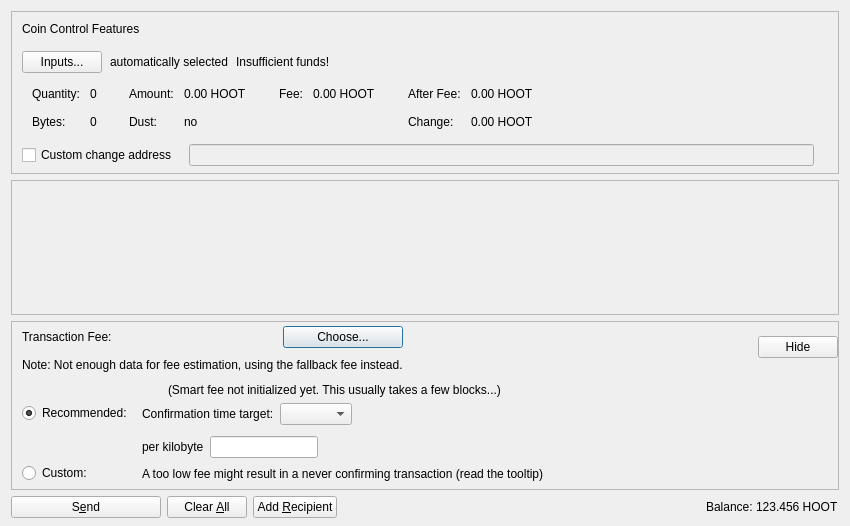
<?xml version="1.0" encoding="UTF-8"?>
<ui version="4.0">
 <class>SendCoinsDialog</class>
 <widget class="QDialog" name="SendCoinsDialog">
  <property name="geometry">
   <rect>
    <x>0</x>
    <y>0</y>
    <width>850</width>
    <height>526</height>
   </rect>
  </property>
  <property name="windowTitle">
   <string>Send Coins</string>
  </property>
  <layout class="QVBoxLayout" name="verticalLayout" stretch="0,1,0,0">
   <property name="bottomMargin">
    <number>8</number>
   </property>
   <item>
    <widget class="QFrame" name="frameCoinControl">
     <property name="sizePolicy">
      <sizepolicy hsizetype="Expanding" vsizetype="Expanding">
       <horstretch>0</horstretch>
       <verstretch>0</verstretch>
      </sizepolicy>
     </property>
     <property name="maximumSize">
      <size>
       <width>16777215</width>
       <height>16777215</height>
      </size>
     </property>
     <property name="frameShape">
      <enum>QFrame::StyledPanel</enum>
     </property>
     <property name="frameShadow">
      <enum>QFrame::Sunken</enum>
     </property>
     <layout class="QVBoxLayout" name="verticalLayoutCoinControl2">
      <property name="spacing">
       <number>0</number>
      </property>
      <property name="leftMargin">
       <number>0</number>
      </property>
      <property name="topMargin">
       <number>0</number>
      </property>
      <property name="rightMargin">
       <number>0</number>
      </property>
      <property name="bottomMargin">
       <number>6</number>
      </property>
      <item>
       <layout class="QVBoxLayout" name="verticalLayoutCoinControl" stretch="0,0,0,0,1">
        <property name="spacing">
         <number>0</number>
        </property>
        <property name="leftMargin">
         <number>10</number>
        </property>
        <property name="topMargin">
         <number>10</number>
        </property>
        <item>
         <layout class="QHBoxLayout" name="horizontalLayoutCoinControl1">
          <property name="bottomMargin">
           <number>15</number>
          </property>
          <item>
           <widget class="QLabel" name="labelCoinControlFeatures">
            <property name="sizePolicy">
             <sizepolicy hsizetype="Preferred" vsizetype="Maximum">
              <horstretch>0</horstretch>
              <verstretch>0</verstretch>
             </sizepolicy>
            </property>
            <property name="text">
             <string>Coin Control Features</string>
            </property>
           </widget>
          </item>
         </layout>
        </item>
        <item>
         <layout class="QHBoxLayout" name="horizontalLayoutCoinControl2" stretch="0,0,0,0">
          <property name="spacing">
           <number>8</number>
          </property>
          <property name="bottomMargin">
           <number>10</number>
          </property>
          <item>
           <widget class="QPushButton" name="pushButtonCoinControl">
            <property name="styleSheet">
             <string notr="true"/>
            </property>
            <property name="text">
             <string>Inputs...</string>
            </property>
            <property name="autoDefault">
             <bool>false</bool>
            </property>
           </widget>
          </item>
          <item>
           <widget class="QLabel" name="labelCoinControlAutomaticallySelected">
            <property name="text">
             <string>automatically selected</string>
            </property>
            <property name="margin">
             <number>5</number>
            </property>
           </widget>
          </item>
          <item>
           <widget class="QLabel" name="labelCoinControlInsuffFunds">
            <property name="text">
             <string>Insufficient funds!</string>
            </property>
            <property name="margin">
             <number>5</number>
            </property>
           </widget>
          </item>
          <item>
           <spacer name="horizontalSpacerCoinControl">
            <property name="orientation">
             <enum>Qt::Horizontal</enum>
            </property>
            <property name="sizeHint" stdset="0">
             <size>
              <width>40</width>
              <height>1</height>
             </size>
            </property>
           </spacer>
          </item>
         </layout>
        </item>
        <item>
         <widget class="QWidget" name="widgetCoinControl" native="true">
          <property name="sizePolicy">
           <sizepolicy hsizetype="Preferred" vsizetype="Preferred">
            <horstretch>0</horstretch>
            <verstretch>0</verstretch>
           </sizepolicy>
          </property>
          <property name="minimumSize">
           <size>
            <width>0</width>
            <height>0</height>
           </size>
          </property>
          <property name="styleSheet">
           <string notr="true"/>
          </property>
          <layout class="QHBoxLayout" name="horizontalLayoutCoinControl5">
           <property name="leftMargin">
            <number>0</number>
           </property>
           <property name="topMargin">
            <number>0</number>
           </property>
           <property name="rightMargin">
            <number>0</number>
           </property>
           <property name="bottomMargin">
            <number>0</number>
           </property>
           <item>
            <layout class="QHBoxLayout" name="horizontalLayoutCoinControl3" stretch="0,0,0,1">
             <property name="spacing">
              <number>20</number>
             </property>
             <property name="topMargin">
              <number>0</number>
             </property>
             <property name="bottomMargin">
              <number>10</number>
             </property>
             <item>
              <layout class="QFormLayout" name="formLayoutCoinControl1">
               <property name="horizontalSpacing">
                <number>10</number>
               </property>
               <property name="verticalSpacing">
                <number>14</number>
               </property>
               <property name="leftMargin">
                <number>10</number>
               </property>
               <property name="topMargin">
                <number>4</number>
               </property>
               <property name="rightMargin">
                <number>6</number>
               </property>
               <item row="0" column="0">
                <widget class="QLabel" name="labelCoinControlQuantityText">
                 <property name="text">
                  <string>Quantity:</string>
                 </property>
                 <property name="margin">
                  <number>0</number>
                 </property>
                </widget>
               </item>
               <item row="0" column="1">
                <widget class="QLabel" name="labelCoinControlQuantity">
                 <property name="cursor">
                  <cursorShape>IBeamCursor</cursorShape>
                 </property>
                 <property name="contextMenuPolicy">
                  <enum>Qt::ActionsContextMenu</enum>
                 </property>
                 <property name="text">
                  <string notr="true">0</string>
                 </property>
                 <property name="margin">
                  <number>0</number>
                 </property>
                 <property name="textInteractionFlags">
                  <set>Qt::LinksAccessibleByMouse|Qt::TextSelectableByKeyboard|Qt::TextSelectableByMouse</set>
                 </property>
                </widget>
               </item>
               <item row="1" column="0">
                <widget class="QLabel" name="labelCoinControlBytesText">
                 <property name="text">
                  <string>Bytes:</string>
                 </property>
                </widget>
               </item>
               <item row="1" column="1">
                <widget class="QLabel" name="labelCoinControlBytes">
                 <property name="cursor">
                  <cursorShape>IBeamCursor</cursorShape>
                 </property>
                 <property name="contextMenuPolicy">
                  <enum>Qt::ActionsContextMenu</enum>
                 </property>
                 <property name="text">
                  <string notr="true">0</string>
                 </property>
                 <property name="textInteractionFlags">
                  <set>Qt::LinksAccessibleByMouse|Qt::TextSelectableByKeyboard|Qt::TextSelectableByMouse</set>
                 </property>
                </widget>
               </item>
              </layout>
             </item>
             <item>
              <layout class="QFormLayout" name="formLayoutCoinControl2">
               <property name="horizontalSpacing">
                <number>10</number>
               </property>
               <property name="verticalSpacing">
                <number>14</number>
               </property>
               <property name="leftMargin">
                <number>6</number>
               </property>
               <property name="topMargin">
                <number>4</number>
               </property>
               <property name="rightMargin">
                <number>6</number>
               </property>
               <item row="0" column="0">
                <widget class="QLabel" name="labelCoinControlAmountText">
                 <property name="text">
                  <string>Amount:</string>
                 </property>
                 <property name="margin">
                  <number>0</number>
                 </property>
                </widget>
               </item>
               <item row="0" column="1">
                <widget class="QLabel" name="labelCoinControlAmount">
                 <property name="cursor">
                  <cursorShape>IBeamCursor</cursorShape>
                 </property>
                 <property name="contextMenuPolicy">
                  <enum>Qt::ActionsContextMenu</enum>
                 </property>
                 <property name="text">
                  <string notr="true">0.00 HOOT</string>
                 </property>
                 <property name="textInteractionFlags">
                  <set>Qt::LinksAccessibleByMouse|Qt::TextSelectableByKeyboard|Qt::TextSelectableByMouse</set>
                 </property>
                </widget>
               </item>
               <item row="1" column="0">
                <widget class="QLabel" name="labelCoinControlLowOutputText">
                 <property name="text">
                  <string>Dust:</string>
                 </property>
                </widget>
               </item>
               <item row="1" column="1">
                <widget class="QLabel" name="labelCoinControlLowOutput">
                 <property name="cursor">
                  <cursorShape>IBeamCursor</cursorShape>
                 </property>
                 <property name="contextMenuPolicy">
                  <enum>Qt::ActionsContextMenu</enum>
                 </property>
                 <property name="text">
                  <string notr="true">no</string>
                 </property>
                 <property name="textInteractionFlags">
                  <set>Qt::LinksAccessibleByMouse|Qt::TextSelectableByKeyboard|Qt::TextSelectableByMouse</set>
                 </property>
                </widget>
               </item>
              </layout>
             </item>
             <item>
              <layout class="QFormLayout" name="formLayoutCoinControl3">
               <property name="horizontalSpacing">
                <number>10</number>
               </property>
               <property name="verticalSpacing">
                <number>14</number>
               </property>
               <property name="leftMargin">
                <number>6</number>
               </property>
               <property name="topMargin">
                <number>4</number>
               </property>
               <property name="rightMargin">
                <number>6</number>
               </property>
               <item row="0" column="0">
                <widget class="QLabel" name="labelCoinControlFeeText">
                 <property name="text">
                  <string>Fee:</string>
                 </property>
                 <property name="margin">
                  <number>0</number>
                 </property>
                </widget>
               </item>
               <item row="0" column="1">
                <widget class="QLabel" name="labelCoinControlFee">
                 <property name="cursor">
                  <cursorShape>IBeamCursor</cursorShape>
                 </property>
                 <property name="contextMenuPolicy">
                  <enum>Qt::ActionsContextMenu</enum>
                 </property>
                 <property name="text">
                  <string notr="true">0.00 HOOT</string>
                 </property>
                 <property name="textInteractionFlags">
                  <set>Qt::LinksAccessibleByMouse|Qt::TextSelectableByKeyboard|Qt::TextSelectableByMouse</set>
                 </property>
                </widget>
               </item>
              </layout>
             </item>
             <item>
              <layout class="QFormLayout" name="formLayoutCoinControl4">
               <property name="horizontalSpacing">
                <number>10</number>
               </property>
               <property name="verticalSpacing">
                <number>14</number>
               </property>
               <property name="leftMargin">
                <number>6</number>
               </property>
               <property name="topMargin">
                <number>4</number>
               </property>
               <property name="rightMargin">
                <number>6</number>
               </property>
               <item row="0" column="0">
                <widget class="QLabel" name="labelCoinControlAfterFeeText">
                 <property name="text">
                  <string>After Fee:</string>
                 </property>
                 <property name="margin">
                  <number>0</number>
                 </property>
                </widget>
               </item>
               <item row="0" column="1">
                <widget class="QLabel" name="labelCoinControlAfterFee">
                 <property name="cursor">
                  <cursorShape>IBeamCursor</cursorShape>
                 </property>
                 <property name="contextMenuPolicy">
                  <enum>Qt::ActionsContextMenu</enum>
                 </property>
                 <property name="text">
                  <string notr="true">0.00 HOOT</string>
                 </property>
                 <property name="textInteractionFlags">
                  <set>Qt::LinksAccessibleByMouse|Qt::TextSelectableByKeyboard|Qt::TextSelectableByMouse</set>
                 </property>
                </widget>
               </item>
               <item row="1" column="0">
                <widget class="QLabel" name="labelCoinControlChangeText">
                 <property name="text">
                  <string>Change:</string>
                 </property>
                </widget>
               </item>
               <item row="1" column="1">
                <widget class="QLabel" name="labelCoinControlChange">
                 <property name="cursor">
                  <cursorShape>IBeamCursor</cursorShape>
                 </property>
                 <property name="contextMenuPolicy">
                  <enum>Qt::ActionsContextMenu</enum>
                 </property>
                 <property name="text">
                  <string notr="true">0.00 HOOT</string>
                 </property>
                 <property name="textInteractionFlags">
                  <set>Qt::LinksAccessibleByMouse|Qt::TextSelectableByKeyboard|Qt::TextSelectableByMouse</set>
                 </property>
                </widget>
               </item>
              </layout>
             </item>
            </layout>
           </item>
          </layout>
         </widget>
        </item>
        <item>
         <layout class="QHBoxLayout" name="horizontalLayoutCoinControl4" stretch="0,0,0">
          <property name="spacing">
           <number>12</number>
          </property>
          <property name="sizeConstraint">
           <enum>QLayout::SetDefaultConstraint</enum>
          </property>
          <property name="topMargin">
           <number>5</number>
          </property>
          <property name="rightMargin">
           <number>5</number>
          </property>
          <item>
           <widget class="QCheckBox" name="checkBoxCoinControlChange">
            <property name="toolTip">
             <string>If this is activated, but the change address is empty or invalid, change will be sent to a newly generated address.</string>
            </property>
            <property name="text">
             <string>Custom change address</string>
            </property>
           </widget>
          </item>
          <item>
           <widget class="QValidatedLineEdit" name="lineEditCoinControlChange">
            <property name="enabled">
             <bool>false</bool>
            </property>
            <property name="sizePolicy">
             <sizepolicy hsizetype="Expanding" vsizetype="Fixed">
              <horstretch>0</horstretch>
              <verstretch>0</verstretch>
             </sizepolicy>
            </property>
           </widget>
          </item>
          <item>
           <widget class="QLabel" name="labelCoinControlChangeLabel">
            <property name="sizePolicy">
             <sizepolicy hsizetype="Preferred" vsizetype="Expanding">
              <horstretch>0</horstretch>
              <verstretch>0</verstretch>
             </sizepolicy>
            </property>
            <property name="minimumSize">
             <size>
              <width>0</width>
              <height>0</height>
             </size>
            </property>
            <property name="text">
             <string/>
            </property>
            <property name="margin">
             <number>3</number>
            </property>
           </widget>
          </item>
         </layout>
        </item>
        <item>
         <spacer name="verticalSpacerCoinControl">
          <property name="orientation">
           <enum>Qt::Vertical</enum>
          </property>
          <property name="sizeHint" stdset="0">
           <size>
            <width>800</width>
            <height>1</height>
           </size>
          </property>
         </spacer>
        </item>
       </layout>
      </item>
     </layout>
    </widget>
   </item>
   <item>
    <widget class="QScrollArea" name="scrollArea">
     <property name="widgetResizable">
      <bool>true</bool>
     </property>
     <widget class="QWidget" name="scrollAreaWidgetContents">
      <property name="geometry">
       <rect>
        <x>0</x>
        <y>0</y>
        <width>830</width>
        <height>104</height>
       </rect>
      </property>
      <layout class="QVBoxLayout" name="verticalLayout_2" stretch="0,1">
       <property name="leftMargin">
        <number>0</number>
       </property>
       <property name="topMargin">
        <number>0</number>
       </property>
       <property name="rightMargin">
        <number>0</number>
       </property>
       <property name="bottomMargin">
        <number>0</number>
       </property>
       <item>
        <layout class="QVBoxLayout" name="entries">
         <property name="spacing">
          <number>6</number>
         </property>
        </layout>
       </item>
       <item>
        <spacer name="verticalSpacer">
         <property name="orientation">
          <enum>Qt::Vertical</enum>
         </property>
         <property name="sizeHint" stdset="0">
          <size>
           <width>20</width>
           <height>40</height>
          </size>
         </property>
        </spacer>
       </item>
      </layout>
     </widget>
    </widget>
   </item>
   <item>
    <widget class="QFrame" name="frameFee">
     <property name="sizePolicy">
      <sizepolicy hsizetype="Expanding" vsizetype="Expanding">
       <horstretch>0</horstretch>
       <verstretch>0</verstretch>
      </sizepolicy>
     </property>
     <property name="maximumSize">
      <size>
       <width>16777215</width>
       <height>16777215</height>
      </size>
     </property>
     <property name="frameShape">
      <enum>QFrame::StyledPanel</enum>
     </property>
     <property name="frameShadow">
      <enum>QFrame::Sunken</enum>
     </property>
     <layout class="QVBoxLayout" name="verticalLayoutFee1">
      <property name="spacing">
       <number>0</number>
      </property>
      <property name="leftMargin">
       <number>0</number>
      </property>
      <property name="topMargin">
       <number>0</number>
      </property>
      <property name="rightMargin">
       <number>0</number>
      </property>
      <property name="bottomMargin">
       <number>0</number>
      </property>
      <item>
       <layout class="QVBoxLayout" name="verticalLayoutFee2" stretch="0,0,0">
        <property name="spacing">
         <number>0</number>
        </property>
        <property name="leftMargin">
         <number>10</number>
        </property>
        <property name="topMargin">
         <number>0</number>
        </property>
        <item>
         <layout class="QHBoxLayout" name="horizontalLayoutFee1">
          <property name="bottomMargin">
           <number>0</number>
          </property>
          <item>
           <layout class="QVBoxLayout" name="verticalLayoutFee7">
            <property name="spacing">
             <number>0</number>
            </property>
            <item>
             <spacer name="verticalSpacerSmartFee">
              <property name="orientation">
               <enum>Qt::Vertical</enum>
              </property>
              <property name="sizeType">
               <enum>QSizePolicy::Fixed</enum>
              </property>
              <property name="sizeHint" stdset="0">
               <size>
                <width>1</width>
                <height>4</height>
               </size>
              </property>
             </spacer>
            </item>
            <item>
             <layout class="QHBoxLayout" name="horizontalLayoutSmartFee">
              <property name="spacing">
               <number>10</number>
              </property>
              <item>
               <widget class="QLabel" name="labelFeeHeadline">
                <property name="sizePolicy">
                 <sizepolicy hsizetype="Preferred" vsizetype="Maximum">
                  <horstretch>0</horstretch>
                  <verstretch>0</verstretch>
                 </sizepolicy>
                </property>
                <property name="text">
                 <string>Transaction Fee:</string>
                </property>
               </widget>
              </item>
              <item>
               <widget class="QLabel" name="labelFeeMinimized">
                <property name="text">
                 <string/>
                </property>
               </widget>
              </item>
              <item>
               <widget class="QPushButton" name="buttonChooseFee">
                <property name="text">
                 <string>Choose...</string>
                </property>
               </widget>
              </item>
             </layout>
            </item>
            <item>
             <spacer name="verticalSpacer_7">
              <property name="orientation">
               <enum>Qt::Vertical</enum>
              </property>
              <property name="sizeHint" stdset="0">
               <size>
                <width>1</width>
                <height>10</height>
               </size>
              </property>
             </spacer>
            </item>
            <item>
             <widget class="QLabel" name="fallbackFeeWarningLabel">
              <property name="toolTip">
               <string>Using the fallbackfee can result in sending a transaction that will take several hours or days (or never) to confirm. Consider choosing your fee manually or wait until you have validated the complete chain.</string>
              </property>
              <property name="text">
               <string>Note: Not enough data for fee estimation, using the fallback fee instead.</string>
              </property>
              <property name="wordWrap">
               <bool>false</bool>
              </property>
             </widget>
            </item>
            <item>
             <spacer name="verticalSpacer_5">
              <property name="orientation">
               <enum>Qt::Vertical</enum>
              </property>
              <property name="sizeHint" stdset="0">
               <size>
                <width>1</width>
                <height>1</height>
               </size>
              </property>
             </spacer>
            </item>
           </layout>
          </item>
          <item>
           <spacer name="horizontalSpacer_4">
            <property name="orientation">
             <enum>Qt::Horizontal</enum>
            </property>
            <property name="sizeHint" stdset="0">
             <size>
              <width>1</width>
              <height>1</height>
             </size>
            </property>
           </spacer>
          </item>
          <item>
           <widget class="QPushButton" name="buttonMinimizeFee">
            <property name="toolTip">
             <string>Hide transaction fee settings</string>
            </property>
            <property name="text">
             <string>Hide</string>
            </property>
           </widget>
          </item>
         </layout>
        </item>
        <item>
         <widget class="QFrame" name="frameFeeSelection">
          <layout class="QVBoxLayout" name="verticalLayoutFee12">
           <property name="spacing">
            <number>0</number>
           </property>
           <property name="leftMargin">
            <number>0</number>
           </property>
           <property name="topMargin">
            <number>0</number>
           </property>
           <property name="rightMargin">
            <number>0</number>
           </property>
           <property name="bottomMargin">
            <number>0</number>
           </property>
           <item>
            <layout class="QGridLayout" name="gridLayoutFee">
             <property name="topMargin">
              <number>10</number>
             </property>
             <property name="bottomMargin">
              <number>4</number>
             </property>
             <property name="horizontalSpacing">
              <number>10</number>
             </property>
             <property name="verticalSpacing">
              <number>4</number>
             </property>
             <item row="1" column="1">
              <layout class="QVBoxLayout" name="verticalLayoutFee8">
               <property name="spacing">
                <number>6</number>
               </property>
               <property name="topMargin">
                <number>3</number>
               </property>
               <item>
                <layout class="QHBoxLayout" name="horizontalLayoutFee13" stretch="0,0,1">
                 <item>
                  <widget class="QLabel" name="labelCustomPerKilobyte">
                   <property name="toolTip">
                    <string>If the custom fee is set to 1000 muffs and the transaction is only 250 bytes, then &quot;per kilobyte&quot; only pays 250 muffs in fee,&lt;br /&gt;while &quot;at least&quot; pays 1000 muffs. For transactions bigger than a kilobyte both pay by kilobyte.</string>
                   </property>
                   <property name="text">
                    <string>per kilobyte</string>
                   </property>
                  </widget>
                 </item>
                 <item>
                  <widget class="BitcoinAmountField" name="customFee"/>
                 </item>
                 <item>
                  <spacer name="horizontalSpacer_6">
                   <property name="orientation">
                    <enum>Qt::Horizontal</enum>
                   </property>
                   <property name="sizeHint" stdset="0">
                    <size>
                     <width>1</width>
                     <height>1</height>
                    </size>
                   </property>
                  </spacer>
                 </item>
                </layout>
               </item>
               <item>
                <layout class="QHBoxLayout" name="horizontalLayoutFee8">
                 <item>
                  <widget class="QLabel" name="labelCustomFeeWarning">
                   <property name="enabled">
                    <bool>true</bool>
                   </property>
                   <property name="toolTip">
                    <string>When there is less transaction volume than space in the blocks, miners as well as relaying nodes may enforce a minimum fee. Paying only this minimum fee is just fine, but be aware that this can result in a never confirming transaction once there is more demand for hoot transactions than the network can process.</string>
                   </property>
                   <property name="text">
                    <string>A too low fee might result in a never confirming transaction (read the tooltip)</string>
                   </property>
                  </widget>
                 </item>
                 <item>
                  <spacer name="horizontalSpacer_2">
                   <property name="orientation">
                    <enum>Qt::Horizontal</enum>
                   </property>
                   <property name="sizeHint" stdset="0">
                    <size>
                     <width>1</width>
                     <height>1</height>
                    </size>
                   </property>
                  </spacer>
                 </item>
                </layout>
               </item>
              </layout>
             </item>
             <item row="0" column="0">
              <layout class="QVBoxLayout" name="verticalLayoutFee4" stretch="0,1">
               <property name="topMargin">
                <number>20</number>
               </property>
               <property name="bottomMargin">
                <number>3</number>
               </property>
               <item>
                <widget class="QRadioButton" name="radioSmartFee">
                 <property name="text">
                  <string>Recommended:</string>
                 </property>
                 <property name="checked">
                  <bool>true</bool>
                 </property>
                 <attribute name="buttonGroup">
                  <string notr="true">groupFee</string>
                 </attribute>
                </widget>
               </item>
               <item>
                <spacer name="verticalSpacer_2">
                 <property name="orientation">
                  <enum>Qt::Vertical</enum>
                 </property>
                 <property name="sizeHint" stdset="0">
                  <size>
                   <width>1</width>
                   <height>1</height>
                  </size>
                 </property>
                </spacer>
               </item>
              </layout>
             </item>
             <item row="1" column="0">
              <layout class="QVBoxLayout" name="verticalLayoutFee9" stretch="0,1">
               <property name="topMargin">
                <number>30</number>
               </property>
               <item>
                <widget class="QRadioButton" name="radioCustomFee">
                 <property name="text">
                  <string>Custom:</string>
                 </property>
                 <attribute name="buttonGroup">
                  <string notr="true">groupFee</string>
                 </attribute>
                </widget>
               </item>
               <item>
                <spacer name="verticalSpacer_6">
                 <property name="orientation">
                  <enum>Qt::Vertical</enum>
                 </property>
                 <property name="sizeHint" stdset="0">
                  <size>
                   <width>1</width>
                   <height>1</height>
                  </size>
                 </property>
                </spacer>
               </item>
              </layout>
             </item>
             <item row="0" column="1">
              <layout class="QVBoxLayout" name="verticalLayoutFee3" stretch="0,0,1">
               <property name="spacing">
                <number>6</number>
               </property>
               <property name="topMargin">
                <number>0</number>
               </property>
               <property name="bottomMargin">
                <number>3</number>
               </property>
               <item>
                <layout class="QHBoxLayout" name="horizontalLayoutFee12">
                 <item>
                  <widget class="QLabel" name="labelSmartFee">
                   <property name="text">
                    <string/>
                   </property>
                  </widget>
                 </item>
                 <item>
                  <widget class="QLabel" name="labelFeeEstimation">
                   <property name="text">
                    <string/>
                   </property>
                  </widget>
                 </item>
                 <item>
                  <widget class="QLabel" name="labelSmartFee2">
                   <property name="text">
                    <string>(Smart fee not initialized yet. This usually takes a few blocks...)</string>
                   </property>
                  </widget>
                 </item>
                 <item>
                  <spacer name="horizontalSpacer_5">
                   <property name="orientation">
                    <enum>Qt::Horizontal</enum>
                   </property>
                   <property name="sizeHint" stdset="0">
                    <size>
                     <width>1</width>
                     <height>1</height>
                    </size>
                   </property>
                  </spacer>
                 </item>
                </layout>
               </item>
               <item>
                <layout class="QHBoxLayout" name="horizontalLayoutFee9">
                 <item>
                  <layout class="QVBoxLayout" name="verticalLayoutFee6">
                   <item>
                    <widget class="QLabel" name="labelSmartFee3">
                     <property name="text">
                      <string>Confirmation time target:</string>
                     </property>
                    </widget>
                   </item>
                  </layout>
                 </item>
                 <item>
                  <layout class="QVBoxLayout" name="verticalLayoutFee5">
                   <property name="rightMargin">
                    <number>30</number>
                   </property>
                   <item>
                    <layout class="QHBoxLayout" name="horizontalLayoutConfTarget">
                     <property name="bottomMargin">
                      <number>0</number>
                     </property>
                     <item>
                      <widget class="QComboBox" name="confTargetSelector"/>
                     </item>
                     <item>
                      <spacer name="horizontalSpacerConfTarget">
                       <property name="orientation">
                        <enum>Qt::Horizontal</enum>
                       </property>
                       <property name="sizeHint" stdset="0">
                        <size>
                         <width>40</width>
                         <height>20</height>
                        </size>
                       </property>
                      </spacer>
                     </item>
                    </layout>
                   </item>
                  </layout>
                 </item>
                </layout>
               </item>
               <item>
                <spacer name="verticalSpacer_4">
                 <property name="orientation">
                  <enum>Qt::Vertical</enum>
                 </property>
                 <property name="sizeHint" stdset="0">
                  <size>
                   <width>1</width>
                   <height>1</height>
                  </size>
                 </property>
                </spacer>
               </item>
              </layout>
             </item>
            </layout>
           </item>
          </layout>
         </widget>
        </item>
        <item>
         <spacer name="verticalSpacerFee">
          <property name="orientation">
           <enum>Qt::Vertical</enum>
          </property>
          <property name="sizeHint" stdset="0">
           <size>
            <width>800</width>
            <height>1</height>
           </size>
          </property>
         </spacer>
        </item>
       </layout>
      </item>
     </layout>
    </widget>
   </item>
   <item>
    <layout class="QHBoxLayout" name="horizontalLayout">
     <item>
      <widget class="QPushButton" name="sendButton">
       <property name="minimumSize">
        <size>
         <width>150</width>
         <height>0</height>
        </size>
       </property>
       <property name="toolTip">
        <string>Confirm the send action</string>
       </property>
       <property name="text">
        <string>S&amp;end</string>
       </property>
       <property name="autoDefault">
        <bool>false</bool>
       </property>
       <property name="default">
        <bool>false</bool>
       </property>
      </widget>
     </item>
     <item>
      <widget class="QPushButton" name="clearButton">
       <property name="sizePolicy">
        <sizepolicy hsizetype="Minimum" vsizetype="Fixed">
         <horstretch>0</horstretch>
         <verstretch>0</verstretch>
        </sizepolicy>
       </property>
       <property name="toolTip">
        <string>Clear all fields of the form.</string>
       </property>
       <property name="text">
        <string>Clear &amp;All</string>
       </property>
       <property name="autoDefault">
        <bool>false</bool>
       </property>
      </widget>
     </item>
     <item>
      <widget class="QPushButton" name="addButton">
       <property name="toolTip">
        <string>Send to multiple recipients at once</string>
       </property>
       <property name="text">
        <string>Add &amp;Recipient</string>
       </property>
       <property name="autoDefault">
        <bool>false</bool>
       </property>
      </widget>
     </item>
     <item>
      <spacer name="horizontalSpacer">
       <property name="orientation">
        <enum>Qt::Horizontal</enum>
       </property>
       <property name="sizeHint" stdset="0">
        <size>
         <width>40</width>
         <height>20</height>
        </size>
       </property>
      </spacer>
     </item>
     <item>
      <layout class="QHBoxLayout" name="horizontalLayout_2">
       <property name="spacing">
        <number>3</number>
       </property>
       <item>
        <widget class="QLabel" name="labelBalanceName">
         <property name="text">
          <string>Balance:</string>
         </property>
        </widget>
       </item>
       <item>
        <widget class="QLabel" name="labelBalance">
         <property name="sizePolicy">
          <sizepolicy hsizetype="Preferred" vsizetype="Preferred">
           <horstretch>0</horstretch>
           <verstretch>0</verstretch>
          </sizepolicy>
         </property>
         <property name="cursor">
          <cursorShape>IBeamCursor</cursorShape>
         </property>
         <property name="text">
          <string notr="true">123.456 HOOT</string>
         </property>
         <property name="textInteractionFlags">
          <set>Qt::LinksAccessibleByMouse|Qt::TextSelectableByKeyboard|Qt::TextSelectableByMouse</set>
         </property>
        </widget>
       </item>
      </layout>
     </item>
    </layout>
   </item>
  </layout>
 </widget>
 <customwidgets>
  <customwidget>
   <class>QValidatedLineEdit</class>
   <extends>QLineEdit</extends>
   <header>qt/qvalidatedlineedit.h</header>
  </customwidget>
  <customwidget>
   <class>BitcoinAmountField</class>
   <extends>QLineEdit</extends>
   <header>qt/bitcoinamountfield.h</header>
   <container>1</container>
  </customwidget>
 </customwidgets>
 <resources>
  <include location="../hoot.qrc"/>
 </resources>
 <connections/>
 <buttongroups>
  <buttongroup name="groupFee"/>
 </buttongroups>
</ui>
